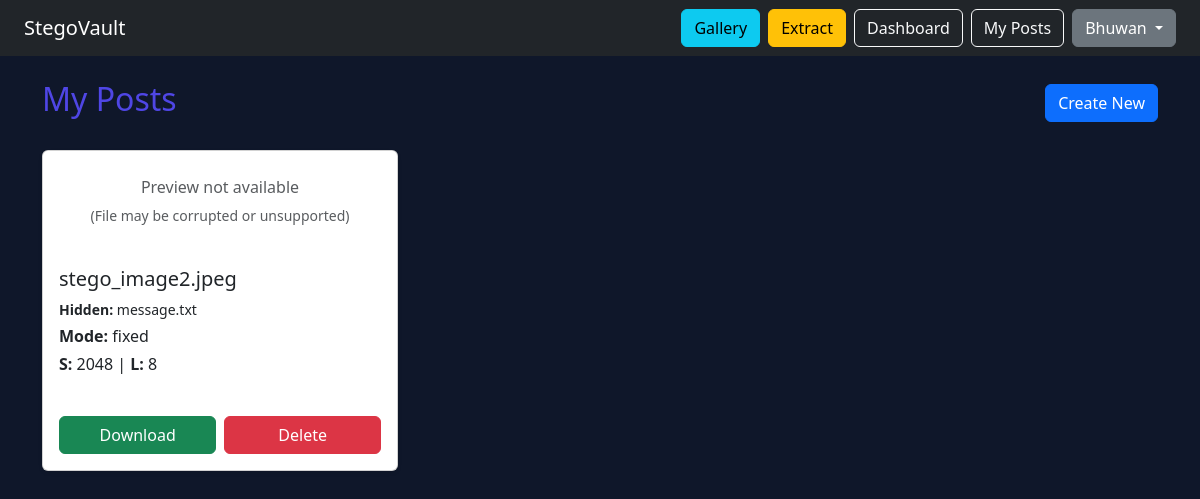
Screenshot of /my-posts (signed in) with the database file from the repository.
### app.py (models this page shows)
class User(UserMixin, db.Model):
    id = db.Column(db.Integer, primary_key=True)
    username = db.Column(db.String(80), unique=True, nullable=False)
    email = db.Column(db.String(120), unique=True, nullable=False)
    password_hash = db.Column(db.String(255), nullable=False)

class Post(db.Model):
    id = db.Column(db.Integer, primary_key=True)
    filename = db.Column(db.String(200), nullable=False)
    secret_filename = db.Column(db.String(200))
    mode = db.Column(db.String(50), nullable=False)
    start_bit = db.Column(db.Integer, nullable=False)
    interval_l = db.Column(db.Integer, nullable=False)
    user_id = db.Column(db.Integer, db.ForeignKey("user.id"), nullable=False)
    user = db.relationship("User", backref="posts")

### app.py (the view)
@app.route("/my-posts")
@login_required
def my_posts():
    posts = (
        Post.query.filter_by(user_id=current_user.id)
        .order_by(Post.id.desc())
        .all()
    )
    return render_template("my_posts.html", posts=posts)

### app.py (called while the page is built)
@login_manager.user_loader
def load_user(user_id):
    return db.session.get(User, int(user_id))

### templates/my_posts.html (shortened to what this page needs)
{% extends "base.html" %} {% block content %}
<div class="d-flex justify-content-between align-items-center mb-4">
  <h2>My Posts</h2>
  <a href="/create" class="btn btn-primary">Create New</a>
</div>
{% if posts %}
<div class="row">
  {% for post in posts %}
  <div class="col-md-4">
    <div class="card mb-4 shadow-sm h-100">
      {% set file = post.filename.lower() %}
      <div class="text-center p-4 text-muted" style="display: none">
        <p class="mb-1">Preview not available</p>
        <small>(File may be corrupted or unsupported)</small>
      </div>
      <div class="card-body d-flex flex-column">
        <h5 class="card-title text-truncate">{{ post.filename }}</h5>
        {% if post.secret_filename %}
        <p class="mb-1 small">
          <strong>Hidden:</strong> {{ post.secret_filename }}
        </p>
        {% endif %}
        <p class="mb-1"><strong>Mode:</strong> {{ post.mode }}</p>
        <p class="mb-3">
          <strong>S:</strong> {{ post.start_bit }} | <strong>L:</strong> {{
          post.interval_l }}
        </p>
        <div class="mt-auto d-flex gap-2">
          <a href="/download/{{ post.filename }}" class="btn btn-success w-50">
            Download
          </a>
          <form
            method="POST"
            action="/delete/{{ post.id }}"
            class="w-50"
            onsubmit="
              return confirm('Are you sure you want to delete this post?');
            "
          >
            <button class="btn btn-danger w-100">Delete</button>
          </form>
        </div>
      </div>
    </div>
  </div>
  {% endfor %}
</div>
{% endif %} {% endblock %}

### templates/base.html (shortened to what this page needs)
<!doctype html>
<html>
  <head>
    <link
      href="https://cdn.jsdelivr.net/npm/bootstrap@5.3.3/dist/css/bootstrap.min.css"
      rel="stylesheet"
    />
    <link
      rel="stylesheet"
      href="{{ url_for('static', filename='css/style.css') }}"
    />
  </head>
  <body>
    <nav class="navbar navbar-dark bg-dark px-4">
      <a class="navbar-brand" href="/">StegoVault</a>
      <div class="d-flex align-items-center gap-2">
        <a href="/gallery" class="btn btn-info">Gallery</a>
        <a href="/extract" class="btn btn-warning">Extract</a>
        {% if current_user.is_authenticated %}
        <a href="/dashboard" class="btn btn-outline-light">Dashboard</a>
        <a href="/my-posts" class="btn btn-outline-light">My Posts</a>
        <div class="dropdown">
          <button
            class="btn btn-secondary dropdown-toggle"
            type="button"
            data-bs-toggle="dropdown"
          >
            {{ current_user.username }}
          </button>
        </div>
        {% else %}
        <a href="/login" class="btn btn-outline-light">Login</a>
        <a href="/register" class="btn btn-primary">Register</a>
        {% endif %}
      </div>
    </nav>
    <div class="container mt-4">
       {% block content %}{% endblock %}
    </div>
  </body>
</html>

### static/css/style.css (style rules this page uses)
body { background: #0f172a; color: white; }
h1, h2 { color: #4f46e5; }

### rows the page displays
User: username "Bhuwan"
Post: filename "stego_image2.jpeg", secret_filename "message.txt", mode "fixed", start_bit "2048", interval_l "8"
